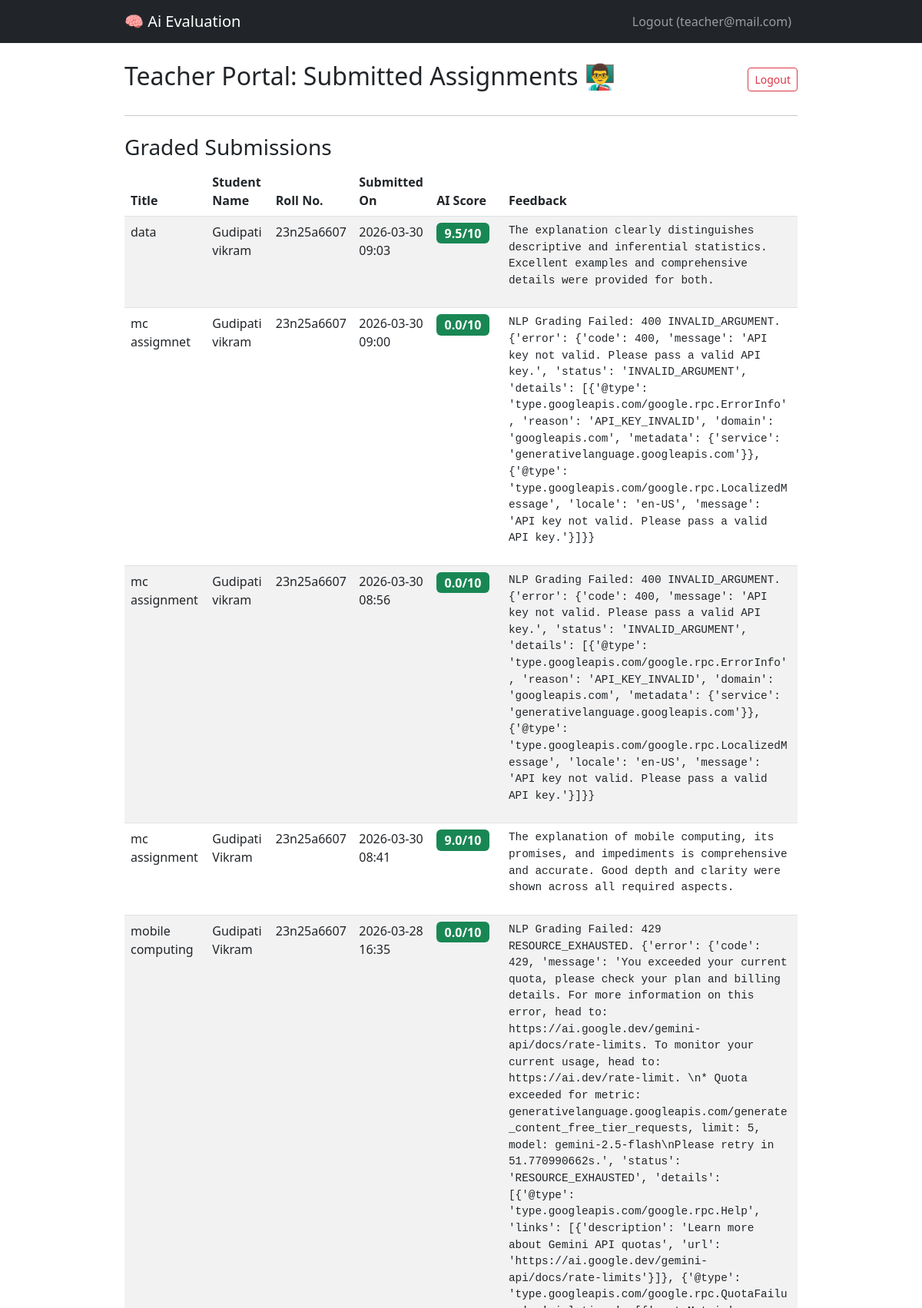
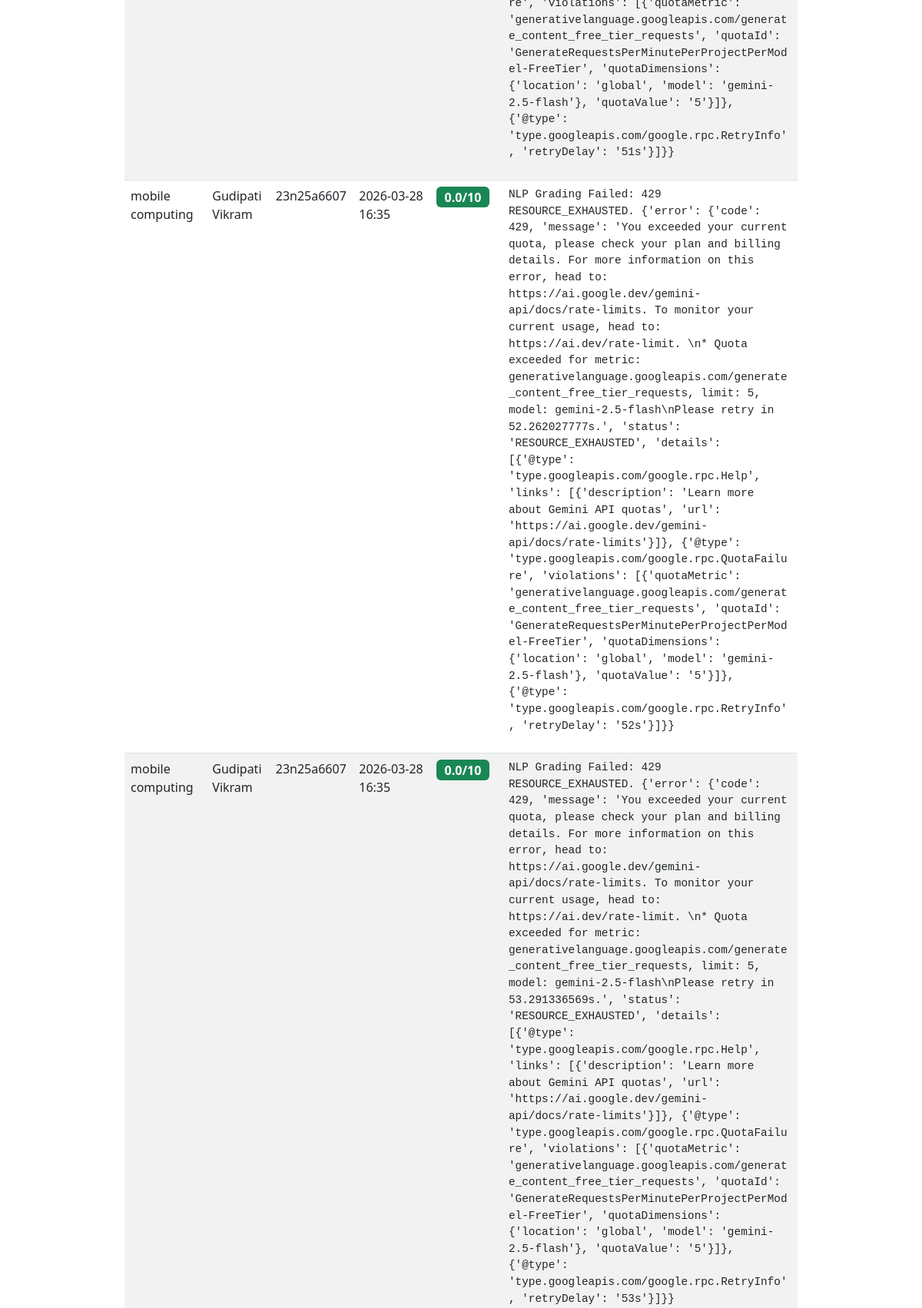
Screenshot of /teacher/dashboard (signed in, upper part) with the database file from the repository (2 pictures, top to bottom).
### models.py (models this page shows)
class User(UserMixin, db.Model):
    id = db.Column(db.Integer, primary_key=True)
    email = db.Column(db.String(100), unique=True, nullable=False)
    password = db.Column(db.String(100), nullable=False)
    is_teacher = db.Column(db.Boolean, default=False)
    assignments = db.relationship('Assignment', backref='submitter', lazy=True)

class Assignment(db.Model):
    id = db.Column(db.Integer, primary_key=True)
    user_id = db.Column(db.Integer, db.ForeignKey('user.id'), nullable=False)
    student_name = db.Column(db.String(100), nullable=False)
    roll_number = db.Column(db.String(50), nullable=False)
    title = db.Column(db.String(200), nullable=False)
    question_text = db.Column(db.String(500), nullable=False)
    file_path = db.Column(db.String(255), nullable=False)
    upload_date = db.Column(db.DateTime, default=datetime.utcnow)
    grade_score = db.Column(db.Float, nullable=True)
    feedback = db.Column(db.Text, nullable=True)
    is_graded = db.Column(db.Boolean, default=False)

### blueprints/teacher/routes.py (the view)
@teacher_bp.route('/dashboard')
@login_required
def dashboard():
    if not current_user.is_teacher:
        return redirect(url_for('student.portal'))
    assignments = Assignment.query.filter_by(is_graded=True).\
        order_by(Assignment.upload_date.desc()).\
        all()
    assignments_with_users = []
    for assignment in assignments:
        assignments_with_users.append((assignment, assignment.submitter))
    return render_template('teacher_dashboard.html', assignments=assignments_with_users)

### templates/teacher_dashboard.html
{% extends "base.html" %}
{% block content %}
<div class="d-flex justify-content-between align-items-center mb-4">
    <h2>Teacher Portal: Submitted Assignments 👨‍🏫</h2>
    <a href="{{ url_for('auth.logout') }}" class="btn btn-sm btn-outline-danger">Logout</a>
</div>
<hr>
{% if assignments %}
    <h3 class="mt-4">Graded Submissions</h3>
    <table class="table table-striped table-hover">
        <thead>
            <tr>
                <th>Title</th>
                <th>Student Name</th>
                <th>Roll No.</th>
                <th>Submitted On</th>
                <th>AI Score</th>
                <th>Feedback</th>
            </tr>
        </thead>
        <tbody>
            {% for assignment, user in assignments %}
            <tr>
                <td>{{ assignment.title }}</td>
                <td>{{ assignment.student_name }}</td>
                <td>{{ assignment.roll_number }}</td>
                <td>{{ assignment.upload_date.strftime('%Y-%m-%d %H:%M') }}</td>
                <td>
                    {% if assignment.is_graded %}
                        <span class="badge bg-success fs-6">{{ assignment.grade_score | round(1) }}/10</span>
                    {% else %}
                        <span class="badge bg-warning">Pending</span>
                    {% endif %}
                </td>
                <td>
                    {% if assignment.feedback %}
                        <pre style="white-space: pre-wrap; font-size: 0.9em;">{{ assignment.feedback }}</pre>
                    {% else %}
                        N/A
                    {% endif %}
                </td>
            </tr>
            {% endfor %}
        </tbody>
    </table>
{% else %}
    <p class="alert alert-info">No assignments have been graded yet.</p>
{% endif %}
{% endblock %}

### templates/base.html (shortened to what this page needs)
<!doctype html>
<html lang="en">
<head>
    <link href="https://cdn.jsdelivr.net/npm/bootstrap@5.3.0/dist/css/bootstrap.min.css" rel="stylesheet">
    <link rel="stylesheet" href="{{ url_for('static', filename='css/style.css') }}">
</head>
<body>
    <nav class="navbar navbar-expand-lg navbar-dark bg-dark">
        <div class="container">
            <a class="navbar-brand" href="/">🧠 Ai Evaluation</a>
            <div class="collapse navbar-collapse">
                <ul class="navbar-nav ms-auto">
                    {% if current_user.is_authenticated %}
                        <li class="nav-item">
                            <a class="nav-link" href="{{ url_for('auth.logout') }}">Logout ({{ current_user.email }})</a>
                        </li>
                    {% else %}
                        <li class="nav-item">
                            <a class="nav-link" href="{{ url_for('auth.login') }}">Login</a>
                        </li>
                    {% endif %}
                </ul>
            </div>
        </div>
    </nav>
    <div class="container mt-4">
        {% block content %}{% endblock %}
    </div>
</body>
</html>

### static/css/style.css (style rules this page uses)
.container { max-width: 900px; }
pre { font-family: monospace; white-space: pre-wrap; word-break: break-word; background: none; padding: 0; }

### rows the page displays
User: email "teacher@mail.com"
Assignment: title "data", student_name "Gudipati vikram", roll_number "23n25a6607", upload_date "2026-03-30 09:03", grade_score "9.5", feedback "The explanation clearly distinguishes descriptive and inferential statistics. Excellent examples and comprehensive details were provided for both."
Assignment: title "mc assigmnet", student_name "Gudipati vikram", roll_number "23n25a6607", upload_date "2026-03-30 09:00", grade_score "0.0", feedback "NLP Grading Failed: 400 INVALID_ARGUMENT. {'error': {'code': 400, 'message': 'API key not valid. Please pass a valid API key.', 'status': 'INVALID_ARGUMENT', 'details': [{'@type': 'type.googleapis.com/google.rpc.ErrorInfo', 'reason': 'API_KEY_INVALID', 'domain': 'googleapis.com', 'metadata': {'service': 'generativelanguage.googleapis.com'}}, {'@type': 'type.googleapis.com/google.rpc.LocalizedMessage', 'locale': 'en-US', 'message': 'API key not valid. Please pass a valid API key.'}]}}"
Assignment: title "mc assignment", student_name "Gudipati vikram", roll_number "23n25a6607", upload_date "2026-03-30 08:56", grade_score "0.0", feedback "NLP Grading Failed: 400 INVALID_ARGUMENT. {'error': {'code': 400, 'message': 'API key not valid. Please pass a valid API key.', 'status': 'INVALID_ARGUMENT', 'details': [{'@type': 'type.googleapis.com/google.rpc.ErrorInfo', 'reason': 'API_KEY_INVALID', 'domain': 'googleapis.com', 'metadata': {'service': 'generativelanguage.googleapis.com'}}, {'@type': 'type.googleapis.com/google.rpc.LocalizedMessage', 'locale': 'en-US', 'message': 'API key not valid. Please pass a valid API key.'}]}}"
Assignment: title "mc assignment", student_name "Gudipati Vikram", roll_number "23n25a6607", upload_date "2026-03-30 08:41", grade_score "9.0", feedback "The explanation of mobile computing, its promises, and impediments is comprehensive and accurate. Good depth and clarity were shown across all required aspects.…"
Assignment: title "mobile computing", student_name "Gudipati Vikram", roll_number "23n25a6607", upload_date "2026-03-28 16:35", grade_score "0.0", feedback "NLP Grading Failed: 429 RESOURCE_EXHAUSTED. {'error': {'code': 429, 'message': 'You exceeded your current quota, please check your plan and billing details. For more information on this error, head to: https://ai.google.dev/gemini-api/docs/rate-limits. To monitor your current usage, head to: https://ai.dev/rate-limit. \\n* Quota exceeded for metric: generativelanguage.googleapis.com/generate_content_free_tier_requests, limit: 5, model: gemini-2.5-flash\\nPlease retry in 51.770990662s.', 'status': 'RESOURCE_EXHAUSTED', 'details': [{'@type': 'type.googleapis.com/google.rpc.Help', 'links': [{'description': 'Learn more about Gemini API quotas', 'url':…"
Assignment: title "mobile computing", student_name "Gudipati Vikram", roll_number "23n25a6607", upload_date "2026-03-28 16:35", grade_score "0.0", feedback "NLP Grading Failed: 429 RESOURCE_EXHAUSTED. {'error': {'code': 429, 'message': 'You exceeded your current quota, please check your plan and billing details. For more information on this error, head to: https://ai.google.dev/gemini-api/docs/rate-limits. To monitor your current usage, head to: https://ai.dev/rate-limit. \\n* Quota exceeded for metric: generativelanguage.googleapis.com/generate_content_free_tier_requests, limit: 5, model: gemini-2.5-flash\\nPlease retry in 52.262027777s.', 'status': 'RESOURCE_EXHAUSTED', 'details': [{'@type': 'type.googleapis.com/google.rpc.Help', 'links': [{'description': 'Learn more about Gemini API quotas', 'url':…"
Assignment: title "mobile computing", student_name "Gudipati Vikram", roll_number "23n25a6607", upload_date "2026-03-28 16:35", grade_score "0.0", feedback "NLP Grading Failed: 429 RESOURCE_EXHAUSTED. {'error': {'code': 429, 'message': 'You exceeded your current quota, please check your plan and billing details. For more information on this error, head to: https://ai.google.dev/gemini-api/docs/rate-limits. To monitor your current usage, head to: https://ai.dev/rate-limit. \\n* Quota exceeded for metric: generativelanguage.googleapis.com/generate_content_free_tier_requests, limit: 5, model: gemini-2.5-flash\\nPlease retry in 53.291336569s.', 'status': 'RESOURCE_EXHAUSTED', 'details': [{'@type': 'type.googleapis.com/google.rpc.Help', 'links': [{'description': 'Learn more about Gemini API quotas', 'url':…"
